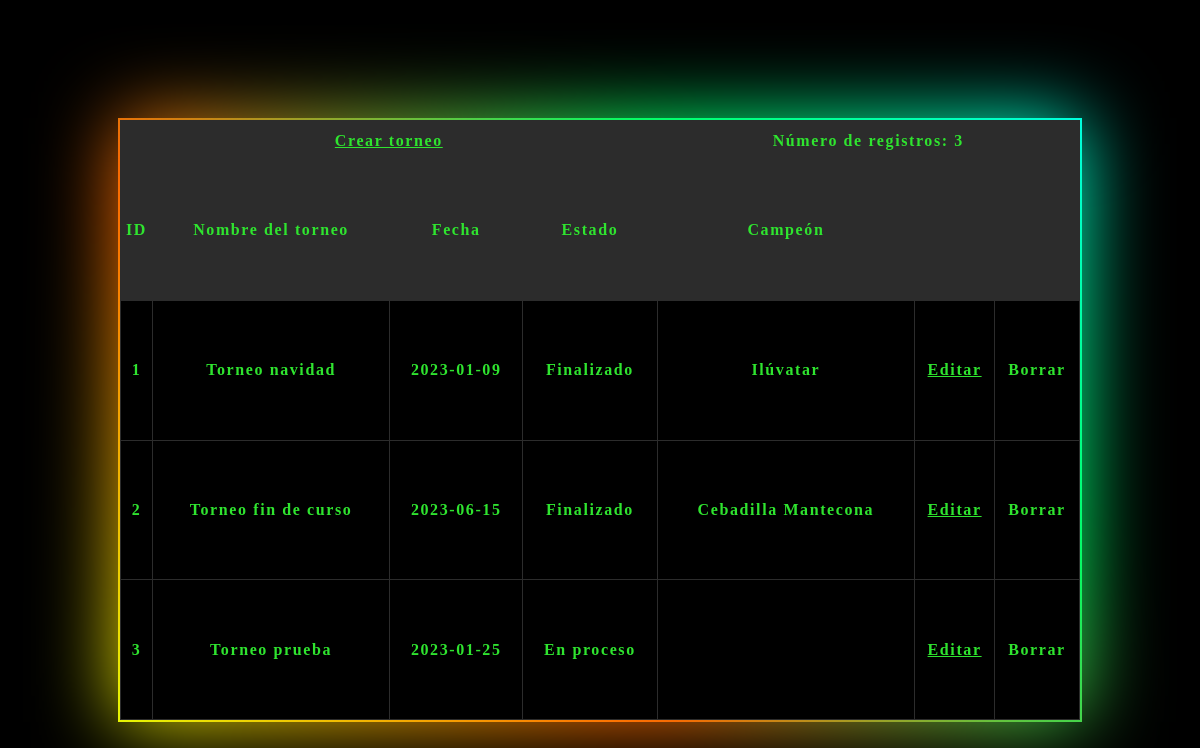
The app's page /U4/Ping_pong/vistas/torneosVista.php, older data.
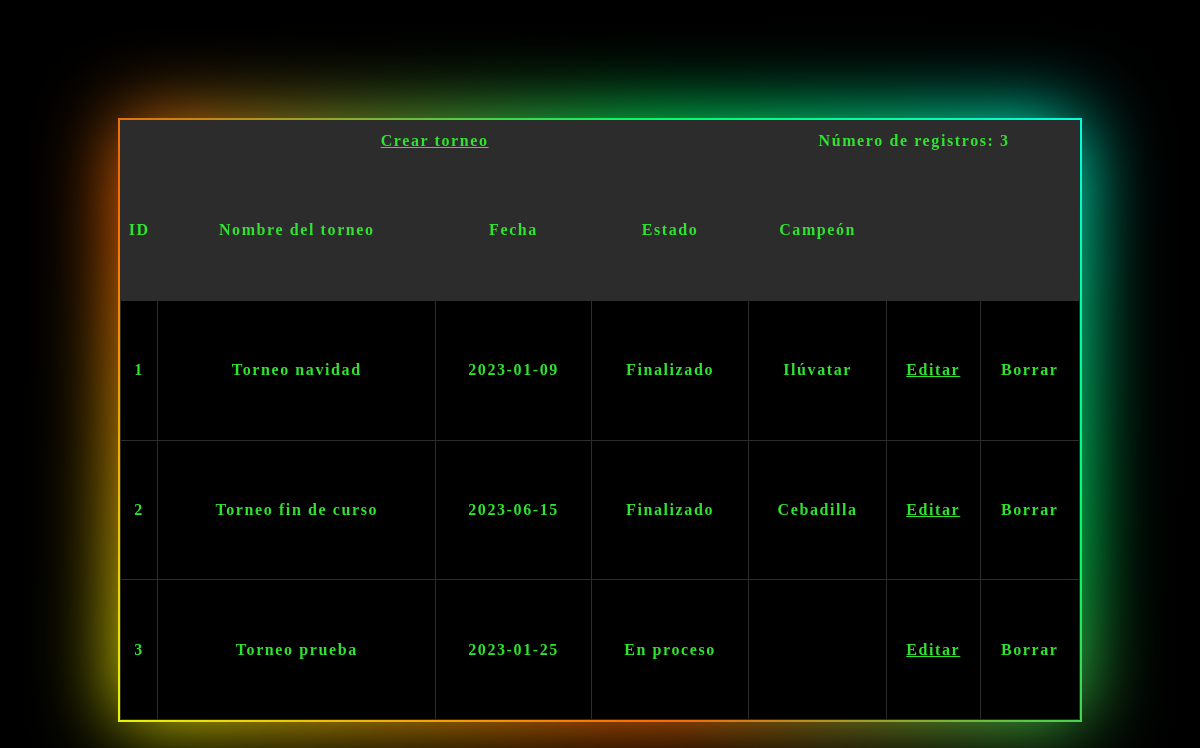
The same page, newer data.
### tables this page shows
CREATE TABLE T_Torneo (
    id_torneo INT PRIMARY KEY AUTO_INCREMENT,
    nombre VARCHAR(50) NOT NULL,
    fecha date,
    estado ENUM('Finalizado','En proceso'),
    num_jugadores INT DEFAULT 8,
    campeon varchar(50)
);

### U4/Ping_pong/accesoDatos/torneosAccesoDatos.php (called while the page is built, shortened)
<?php
class TorneoAccesoDatos {
    function obtener() {
        $conexion = mysqli_connect('localhost','root','12345');
        mysqli_select_db($conexion, 'torneos_pingPong');
        $consulta = mysqli_prepare($conexion, "SELECT
                                                    id_torneo, nombre, fecha, estado, campeon
                                                FROM
                                                    T_Torneo;");
        $consulta->execute();
        $result = $consulta->get_result();
        $torneos =  array();
        while ($myrow = $result->fetch_assoc()) {
            array_push($torneos, $myrow);
        }
        return $torneos;
    }
}
?>

### U4/Ping_pong/negocio/torneosReglasNegocio.php (called while the page is built, shortened)
<?php
require("../accesoDatos/torneosAccesoDatos.php");
class TorneoReglasNegocio {
    private $ID;
    private $NOMBRE;
    private $FECHA;
    private $ESTADO;
    private $CAMPEON;
    function init($id, $nombre, $fecha, $estado, $campeon) {
        $this->ID = $id;
        $this->NOMBRE = $nombre;
        $this->FECHA = $fecha;
        $this->ESTADO = $estado;
        $this->CAMPEON = $campeon;
    }
    function getID() {
        return $this->ID;
    }
    function getNOMBRE() {
        return $this->NOMBRE;
    }
    function getFECHA() {
        return $this->FECHA;
    }
    function getESTADO(){
        return $this->ESTADO;
    }
    function getCAMPEON(){
        return $this->CAMPEON;
    }
    function obtener() {
        $torneosDAL = new TorneoAccesoDatos();
        $results = $torneosDAL->obtener();
        $listaTorneos =  array();
        foreach ($results as $torneo) {
            $oTorneosReglasNegocio = new TorneoReglasNegocio();
            $oTorneosReglasNegocio->init($torneo['id_torneo'], $torneo['nombre'], $torneo['fecha'], $torneo['estado'], $torneo['campeon']);
            array_push($listaTorneos,$oTorneosReglasNegocio);
        }
        return $listaTorneos;
    }
}
?>

### U4/Ping_pong/vistas/torneosVista.php (the view, shortened to what this page needs)
<!doctype html>
<html>
<head>
    <link rel='stylesheet' href='../css/torneosVista.css'>
</head>
<body>
    <?php
    require('../negocio/torneosReglasNegocio.php');
    $torneosBL = new TorneoReglasNegocio();
    $datosTorneos = $torneosBL->obtener();
    echo "<div class='bloque brillo'>
        <table>";
        echo"<tr class='crear'>
            <th colspan='4'>
                <a href='gestionTorneosVista.php?modo=creacion'>Crear torneo</a>
            </th>
            <th colspan='3'>
                <p>Número de registros: ".count($datosTorneos)."</p>
            </th>
            </tr>
            <tr class='identificador'>
                <th>ID</th>
                <th>Nombre del torneo</th>
                <th>Fecha</th>
                <th>Estado</th>
                <th>Campeón</th>
                <th></th>
                <th></th>
            </tr>";
    foreach ($datosTorneos as $torneos){
        echo "<tr>";
        echo "<th>".$torneos->getID()."</th>";
        echo "<th>".$torneos->getNOMBRE()."</th>";
        echo "<th>".$torneos->getFECHA()."</th>";
        echo "<th>".$torneos->getESTADO()."</th>";
        echo "<th>".$torneos->getCAMPEON()."</th>";
        echo "<th><a href='gestionTorneosVista.php?modo=edicion&id=".$torneos->getID()."'>Editar</a></th>";
        echo "<th>Borrar</th>";
        echo "</tr>";
    }
    echo "</table>
        </div>";
    ?>
</body>
</html>

Row changes from the older to the newer data that the page shows:
changed t_torneo "Torneo fin de curso": campeon "Cebadilla Mantecona" → "Cebadilla"
